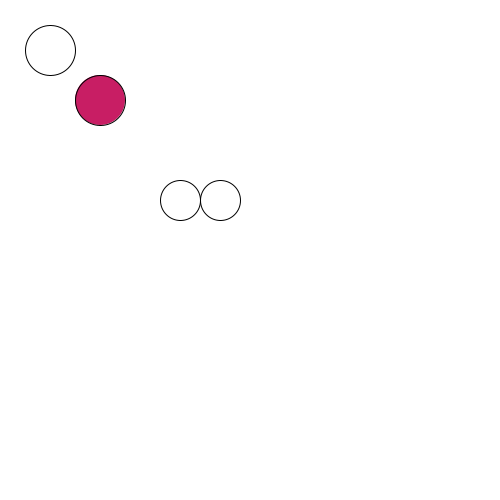
Frame 1 (no input)
Frame 60 (the mouse pressed at the canvas centre just before this capture): identical to frame 1, image omitted
Frame 120 (the mouse held since frame 60 and released just before this capture): identical to frame 1, image omitted

The Processing sketch that drew this single still picture (run headless with seeded random() and noise(); from frame 60 on, the mouse is pressed at the canvas centre):

// Processing sketch: Feb122018_GraphicsVis
// ── Feb122018_GraphicsVis.pde
Spot s1;
ColoredSpot s2;
TwoSpots s3;

void setup() {
  size(500,500);
  background(255);
  s1 = new Spot(50, 50, 50, 30);
  s2 = new ColoredSpot(100, 100, 50, 30, color(200, 30, 100));
  s3 = new TwoSpots(200,200,40,-30);
}

void draw() {
  background(255);
  s1.display();
  s2.display();
  s3.display();
}

void keyPressed(){
  s3.move(key); 
}
// ── ColoredSpot.pde
class ColoredSpot extends Spot {
  color c;
  
  ColoredSpot(float x, float y, float r, float speed, color c) {
    super(x, y, r, speed);
    this.c = c;
  }
  
  void display() {
    fill(c);
    ellipse(x, y, r, r);
  }
}
// ── Spot.pde
class Spot{
  float x,y,r,speed;
  
  Spot() {}
  
  Spot(float x, float y, float r, float speed){
    this.x = x;
    this.y = y;
    this.r = r;
    this.speed = speed;
  }
  
  void display() {
    noFill();
    ellipse(x,y,r,r); 
  } 
  
  void move(char dir) {
    if( dir == 'x' && x < width){
      x+= speed;
    }
    if( dir == 'y' && y < height){
      y+= speed;
    }
  }
}
// ── TwoSpots.pde
class TwoSpots extends Spot{
  
  TwoSpots(float x, float y, float r, float speed){
    super(x,y,r,speed); 
  }
  
  void display(){
    noFill();
    ellipse(x-(r/2),y,r,r);
    ellipse(x+(r/2),y,r,r);
  }
  
}
